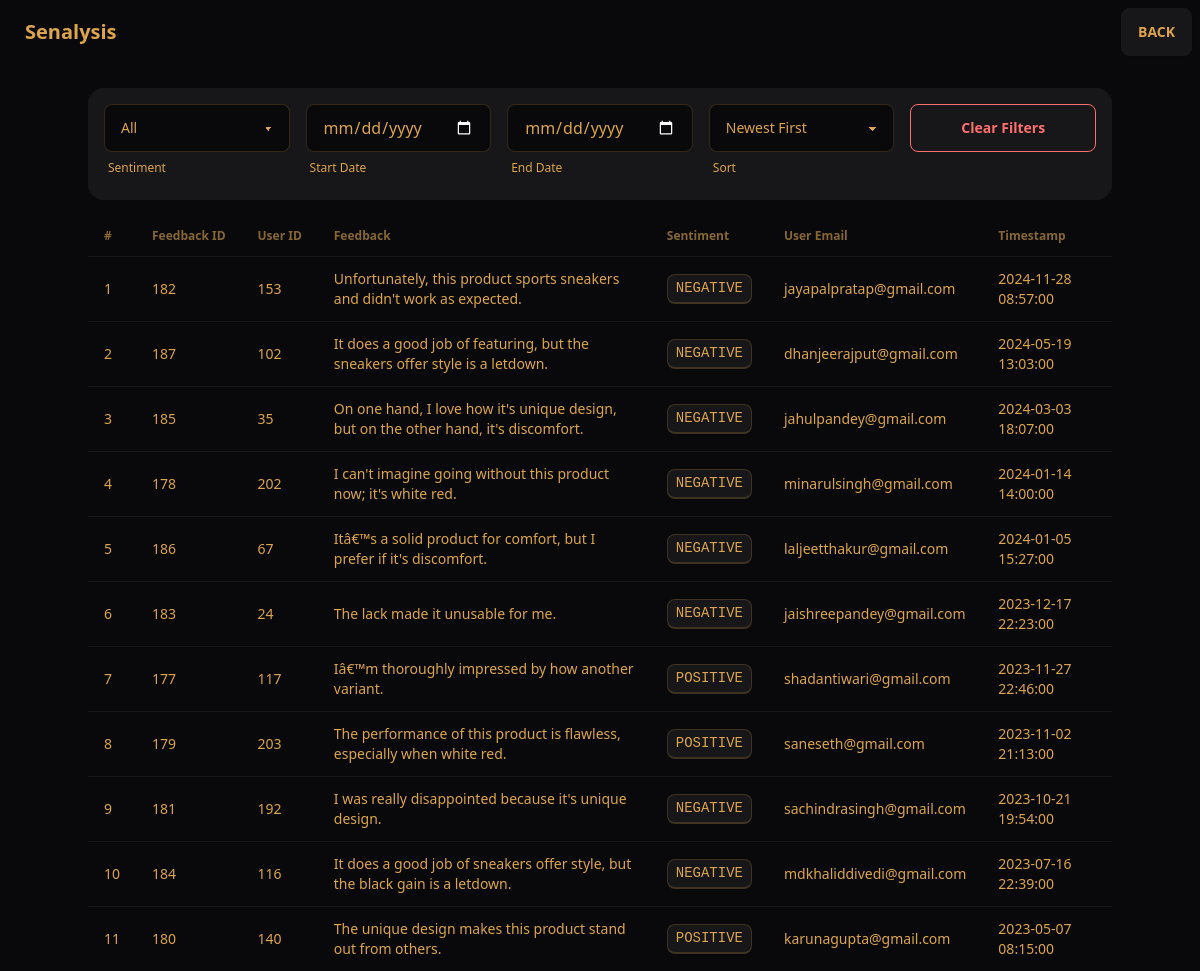
The page /feedbacks/30 on the database its author committed.
### tables this page shows
CREATE TABLE "feedback" (
    fid INTEGER PRIMARY KEY AUTOINCREMENT,
    uid INTEGER,
    pid INTEGER,
    feedback TEXT,
    timestamp TEXT DEFAULT CURRENT_TIMESTAMP,
    sentiment TEXT,
    FOREIGN KEY (uid) REFERENCES users (uid),
    FOREIGN KEY (pid) REFERENCES products (pid)
);

CREATE TABLE users (
    uid INTEGER PRIMARY KEY AUTOINCREMENT,
    fname TEXT,
    lname TEXT,
    email TEXT,
    pwd TEXT,
    gender TEXT,
    height REAL,
    weight REAL,
    dob TEXT,
    state TEXT,
    city TEXT
);

### app.py (the view)
@app.route('/feedbacks/<pid>')
def feedbacks(pid):
    conn = get_db_connection()
    cursor = conn.cursor()
    cursor.execute("""
        SELECT f.fid, f.uid, f.feedback, f.sentiment, f.timestamp, u.email
        FROM feedback f
        JOIN users u ON f.uid = u.uid
        WHERE f.pid = ?
        ORDER BY f.timestamp DESC
    """, (pid,))
    feedbacks = cursor.fetchall()
    conn.close()
    return render_template('feedbacks.html', pid=pid, feedbacks=feedbacks)

### app.py (called while the page is built)
def get_db_connection():
    conn = sqlite3.connect(DATABASE)
    conn.row_factory = sqlite3.Row
    return conn

### templates/feedbacks.html (shortened to what this page needs)
{% extends "base.html" %}
{% block content %}
<div class="container mx-auto">
  <h2 class="text-2xl font-semibold text-center mb-6 bg-neutral text-white p-4 rounded-lg">
  </h2>
<div class="filters bg-base-200 p-4 rounded-box mb-4">
    <div class="grid grid-cols-5 gap-4">
      <div>
        <select id="sentiment-filter" class="select select-bordered w-full">
          <option value="all" selected>All</option>
        </select>
        <div class="label">
            <span class="label-text-alt">Sentiment</span>
          </div>
      </div>
      <div class="form-control w-full">
        <input id="start-date" type="date" class="input input-bordered w-full">
        <div class="label">
          <span class="label-text-alt">Start Date</span>
        </div>
      </div>
      <div class="form-control w-full">
        <input id="end-date" type="date" class="input input-bordered w-full">
        <div class="label">
          <span class="label-text-alt">End Date</span>
        </div>
      </div>
      <div>
        <select id="sort-order" class="select select-bordered w-full">
          <option value="desc" selected>Newest First</option>
        </select>
        <div class="label">
            <span class="label-text-alt">Sort</span>
          </div>
      </div>
      <div>
        <button id="clear-filters" class="btn btn-outline btn-error w-full">
          Clear Filters
        </button>
      </div>
    </div>
  </div>
  <table class="table w-full">
    <thead>
      <tr>
        <th>#</th>
        <th>Feedback ID</th>
        <th>User ID</th>
        <th>Feedback</th>
        <th>Sentiment</th>
        <th>User Email</th>
        <th>Timestamp</th>
      </tr>
    </thead>
    <tbody id="feedbacks-table">
      {% for feedback in feedbacks %}
      <tr>
        <td>{{ loop.index }}</td>
        <td>{{ feedback.fid }}</td>
        <td>{{ feedback.uid }}</td>
        <td>{{ feedback.feedback }}</td>
        <td>
          <kbd class="kbd">{{ feedback.sentiment }}</kbd>
        </td>
        <td>{{ feedback.email }}</td>
        <td>{{ feedback.timestamp }}</td>
      </tr>
      {% else %}
      <tr>
        <td colspan="7" class="text-center text-gray-600">
          No feedback submitted yet.
        </td>
      </tr>
      {% endfor %}
    </tbody>
  </table>
</div>
{% endblock %}

### templates/base.html (style rules this page uses)
:root { color-scheme: dark; --pc: 20% 0 0; --sc: 85.5163% 0.012821 261.069149; --ac: 87.3349% 0.010348 338.82597; --inc: 15.8122% 0.024356 237.133883; --suc: 15.6239% 0.038579 132.154381; --wac: 17.2255% 0.027305 102.89115; --erc: 14.3506% 0.035271 22.568916; --rounded-box: 1rem; --rounded-btn: 0.5rem; --rounded-badge: 1.9rem; --animation-btn: 0.25s; --animation-input: .2s; --btn-focus-scale: 0.95; --border-btn: 1px; --tab-border: 1px; --tab-radius: 0.5rem; --p: 100% 0 0; --s: 27.5815% 0.064106 261.069149; --a: 36.6744% 0.051741 338.82597; --n: 24.27% 0.057015 59.825019; --nc: 93.2033% 0.089631 90.861683; --b1: 14.0765% 0.004386 285.822869; --b2: 20.2191% 0.004211 308.22937; --b3: 29.8961% 0.003818 308.318612; --bc: 75.6879% 0.123666 76.890484; --in: 79.0612% 0.121778 237.133883; --su: 78.1197% 0.192894 132.154381; --wa: 86.1274% 0.136524 102.89115; --er: 71.7531% 0.176357 22.568916 }

### rows shown on the page
feedback: fid "182", uid "153", feedback "Unfortunately, this product sports sneakers and didn't work as expected.", sentiment "NEGATIVE", email "jayapalpratap@gmail.com", timestamp "2024-11-28 08:57:00"
feedback: fid "187", uid "102", feedback "It does a good job of featuring, but the sneakers offer style is a letdown.", sentiment "NEGATIVE", email "dhanjeerajput@gmail.com", timestamp "2024-05-19 13:03:00"
feedback: fid "185", uid "35", feedback "On one hand, I love how it's unique design, but on the other hand, it's discomfort.", sentiment "NEGATIVE", email "jahulpandey@gmail.com", timestamp "2024-03-03 18:07:00"
feedback: fid "178", uid "202", feedback "I can't imagine going without this product now; it's white red.", sentiment "NEGATIVE", email "minarulsingh@gmail.com", timestamp "2024-01-14 14:00:00"
feedback: fid "186", uid "67", feedback "Itâ€™s a solid product for comfort, but I prefer if it's discomfort.", sentiment "NEGATIVE", email "laljeetthakur@gmail.com", timestamp "2024-01-05 15:27:00"
feedback: fid "183", uid "24", feedback "The lack made it unusable for me.", sentiment "NEGATIVE", email "jaishreepandey@gmail.com", timestamp "2023-12-17 22:23:00"
feedback: fid "177", uid "117", feedback "Iâ€™m thoroughly impressed by how another variant.", sentiment "POSITIVE", email "shadantiwari@gmail.com", timestamp "2023-11-27 22:46:00"
feedback: fid "179", uid "203", feedback "The performance of this product is flawless, especially when white red.", sentiment "POSITIVE", email "saneseth@gmail.com", timestamp "2023-11-02 21:13:00"
feedback: fid "181", uid "192", feedback "I was really disappointed because it's unique design.", sentiment "NEGATIVE", email "sachindrasingh@gmail.com", timestamp "2023-10-21 19:54:00"
feedback: fid "184", uid "116", feedback "It does a good job of sneakers offer style, but the black gain is a letdown.", sentiment "NEGATIVE", email "mdkhaliddivedi@gmail.com", timestamp "2023-07-16 22:39:00"
feedback: fid "180", uid "140", feedback "The unique design makes this product stand out from others.", sentiment "POSITIVE", email "karunagupta@gmail.com", timestamp "2023-05-07 08:15:00"
